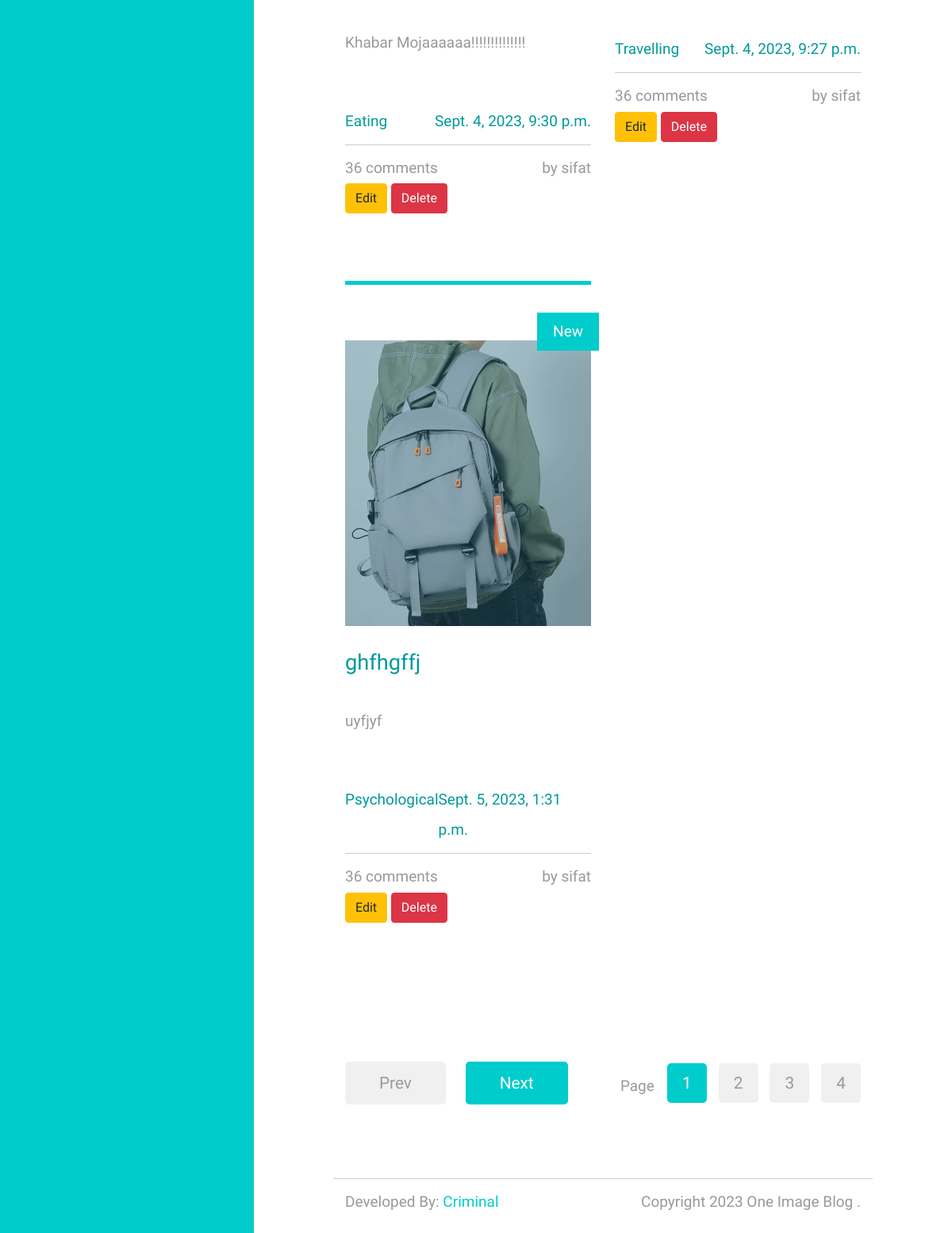
/account/profile/ (signed in, lower part), run on an earlier commit of the app's database.
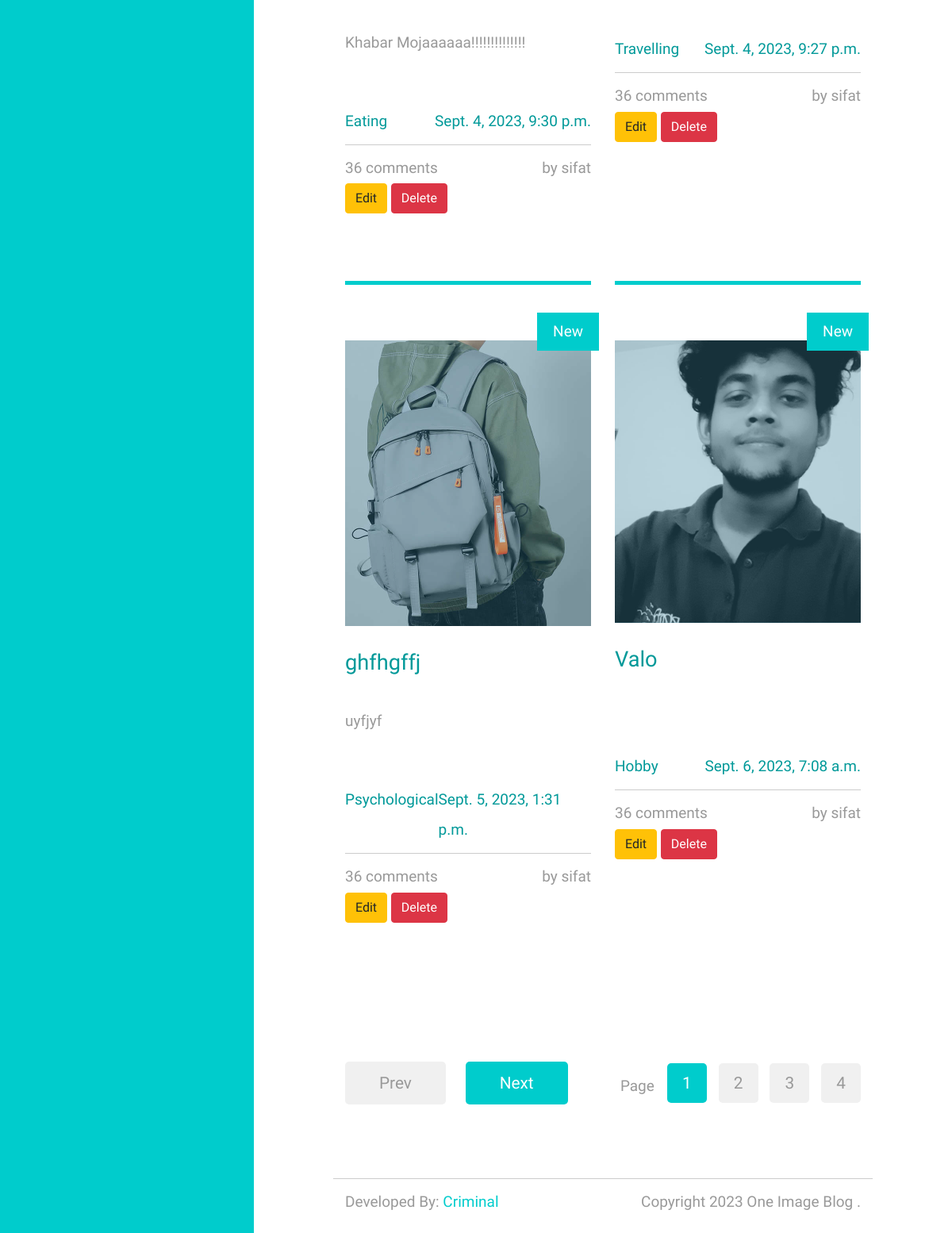
And on a later commit of the database.
### blogs/models.py (models this page shows, shortened)
class blogs(models.Model):
    blog_title      = models.CharField(max_length=200, unique=True)
    slug            = models.SlugField(max_length=200, unique=True)
    images          = models.ImageField(upload_to='photos/chobi',blank=False)
    description     = models.TextField(max_length=5000, blank=False)
    category        = models.ForeignKey(Category, on_delete=models.CASCADE)
    created_date    = models.DateTimeField(auto_now_add=True)
    modified_date   = models.DateTimeField(auto_now=True)
    rating = models.IntegerField(null=True, default=0)
    numrating = models.IntegerField(null=True, default=0)
    avg = models.IntegerField(null=True, default=0)
    user = models.ForeignKey(User,on_delete=models.CASCADE,null=True)

### category/models.py (models this page shows, shortened)
class Category(models.Model):
    category_name = models.CharField(max_length=50, unique=True)
    slug = models.SlugField(max_length=100, unique=True)
    class Meta:
        verbose_name = 'category'
        verbose_name_plural = 'categories'

### account/views.py (the view)
# urls.py: path('profile/', views.profile, name='profile'),
def profile(request):
    allblogs = blogs.objects.filter(user = request.user).order_by('-avg')
    return render(request,'account/profile.html',{'blogs':allblogs})

### account/templates/account/profile.html (shortened to what this page needs)
{% extends 'base.html' %}
{% load static %}
{% block content %}
        {% if user.id %}
            <br><br>
            <br>
        {% endif %}
        <div class="row tm-row">
            {% for blog in blogs %}
            <article class="col-12 col-md-6 tm-post">
                <hr class="tm-hr-primary">
                <a href="{% url 'details' blog.id %}" class="effect-lily tm-post-link tm-pt-60">
                    <div class="tm-post-link-inner">
                        <img src="{{ blog.images.url }}" alt="Image" class="img-fluid">
                    </div>
                    <span class="position-absolute tm-new-badge">New</span>
                    <h2 class="tm-pt-30 tm-color-primary tm-post-title">{{ blog.blog_title }}</h2>
                </a>
                <p class="tm-pt-30">
                    {{ blog.description }}
                </p>
                <div class="d-flex justify-content-between tm-pt-45">
                    <span class="tm-color-primary">{{ blog.category.category_name }}</span>
                    <span class="tm-color-primary">{{ blog.created_date }}</span>
                </div>
                <hr>
                <div class="d-flex justify-content-between">
                    <span>36 comments</span>
                    <span>by {{ user.username }}</span>
                </div>
                <a class = 'btn btn-warning' href="{% url 'edit' blog.id %}">Edit</a>
                <a class = 'btn btn-danger' href="{% url 'delete' blog.id %}">Delete</a>
            </article>
            {% endfor %}
        </div>
        <div class="row tm-row tm-mt-100 tm-mb-75">
            <div class="tm-prev-next-wrapper">
                <a href="#" class="mb-2 tm-btn tm-btn-primary tm-prev-next disabled tm-mr-20">Prev</a>
                <a href="#" class="mb-2 tm-btn tm-btn-primary tm-prev-next">Next</a>
            </div>
            <div class="tm-paging-wrapper">
                <span class="d-inline-block mr-3">Page</span>
                <nav class="tm-paging-nav d-inline-block">
                    <ul>
                        <li class="tm-paging-item active">
                            <a href="#" class="mb-2 tm-btn tm-paging-link">1</a>
                        </li>
                        <li class="tm-paging-item">
                            <a href="#" class="mb-2 tm-btn tm-paging-link">2</a>
                        </li>
                        <li class="tm-paging-item">
                            <a href="#" class="mb-2 tm-btn tm-paging-link">3</a>
                        </li>
                        <li class="tm-paging-item">
                            <a href="#" class="mb-2 tm-btn tm-paging-link">4</a>
                        </li>
                    </ul>
                </nav>
            </div>
        </div>
{% endblock content %}

What changed in the data, as far as the page shows it:
added blogs: images (picture), blog_title "Valo", category.category_name "Hobby", created_date "Sept. 6, 2023, 7:08 a.m.", {{ user.username }} "sifat"
